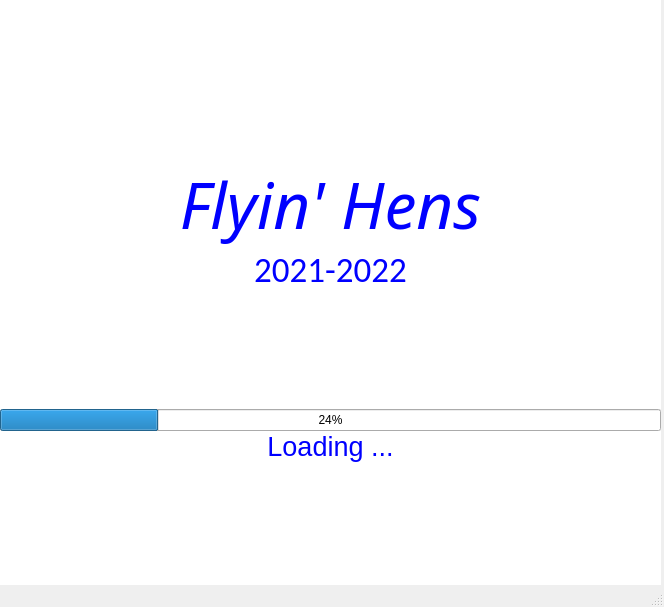
<?xml version="1.0" encoding="UTF-8"?>
<ui version="4.0">
 <class>MainWindow</class>
 <widget class="QMainWindow" name="MainWindow">
  <property name="geometry">
   <rect>
    <x>0</x>
    <y>0</y>
    <width>664</width>
    <height>607</height>
   </rect>
  </property>
  <property name="windowTitle">
   <string>MainWindow</string>
  </property>
  <widget class="QWidget" name="centralwidget">
   <widget class="QWidget" name="verticalLayoutWidget">
    <property name="geometry">
     <rect>
      <x>0</x>
      <y>0</y>
      <width>661</width>
      <height>591</height>
     </rect>
    </property>
    <layout class="QVBoxLayout" name="verticalLayout" stretch="1,0,1,1,1">
     <property name="spacing">
      <number>0</number>
     </property>
     <item>
      <widget class="QLabel" name="label">
       <property name="styleSheet">
        <string notr="true">background: white</string>
       </property>
       <property name="frameShape">
        <enum>QFrame::NoFrame</enum>
       </property>
       <property name="text">
        <string>&lt;html&gt;&lt;head/&gt;&lt;body&gt;&lt;p&gt;&lt;img src=&quot;:/ASAE_LoadScreen/ASAEScreenSaver.png&quot;/&gt;&lt;/p&gt;&lt;/body&gt;&lt;/html&gt;</string>
       </property>
       <property name="alignment">
        <set>Qt::AlignCenter</set>
       </property>
      </widget>
     </item>
     <item>
      <widget class="QLabel" name="label_4">
       <property name="font">
        <font>
         <family>Helonia</family>
         <pointsize>48</pointsize>
         <italic>true</italic>
        </font>
       </property>
       <property name="styleSheet">
        <string notr="true">background: white</string>
       </property>
       <property name="text">
        <string>&lt;html&gt;&lt;head/&gt;&lt;body&gt;&lt;p&gt;&lt;span style=&quot; color:#0000ff;&quot;&gt;Flyin' Hens&lt;/span&gt;&lt;/p&gt;&lt;/body&gt;&lt;/html&gt;</string>
       </property>
       <property name="alignment">
        <set>Qt::AlignCenter</set>
       </property>
      </widget>
     </item>
     <item>
      <widget class="QLabel" name="label_2">
       <property name="font">
        <font>
         <family>Calibri</family>
         <pointsize>26</pointsize>
        </font>
       </property>
       <property name="styleSheet">
        <string notr="true">background: white
</string>
       </property>
       <property name="lineWidth">
        <number>0</number>
       </property>
       <property name="text">
        <string>&lt;html&gt;&lt;head/&gt;&lt;body&gt;&lt;p&gt;&lt;span style=&quot; color:#0000ff;&quot;&gt;2021-2022&lt;/span&gt;&lt;/p&gt;&lt;/body&gt;&lt;/html&gt;</string>
       </property>
       <property name="alignment">
        <set>Qt::AlignHCenter|Qt::AlignTop</set>
       </property>
       <property name="margin">
        <number>0</number>
       </property>
       <property name="indent">
        <number>0</number>
       </property>
      </widget>
     </item>
     <item>
      <widget class="QProgressBar" name="LoadBar">
       <property name="styleSheet">
        <string notr="true">text: blue</string>
       </property>
       <property name="value">
        <number>24</number>
       </property>
       <property name="alignment">
        <set>Qt::AlignCenter</set>
       </property>
       <property name="textVisible">
        <bool>true</bool>
       </property>
       <property name="orientation">
        <enum>Qt::Horizontal</enum>
       </property>
       <property name="textDirection">
        <enum>QProgressBar::BottomToTop</enum>
       </property>
      </widget>
     </item>
     <item>
      <widget class="QLabel" name="label_3">
       <property name="font">
        <font>
         <pointsize>20</pointsize>
        </font>
       </property>
       <property name="styleSheet">
        <string notr="true">background: white
</string>
       </property>
       <property name="text">
        <string>&lt;html&gt;&lt;head/&gt;&lt;body&gt;&lt;p&gt;&lt;span style=&quot; color:#0000ff;&quot;&gt;Loading ...&lt;/span&gt;&lt;/p&gt;&lt;/body&gt;&lt;/html&gt;</string>
       </property>
       <property name="alignment">
        <set>Qt::AlignHCenter|Qt::AlignTop</set>
       </property>
       <property name="margin">
        <number>10</number>
       </property>
      </widget>
     </item>
    </layout>
   </widget>
  </widget>
  <widget class="QStatusBar" name="statusbar"/>
 </widget>
 <resources>
  <include location="pics.qrc"/>
 </resources>
 <connections/>
</ui>
